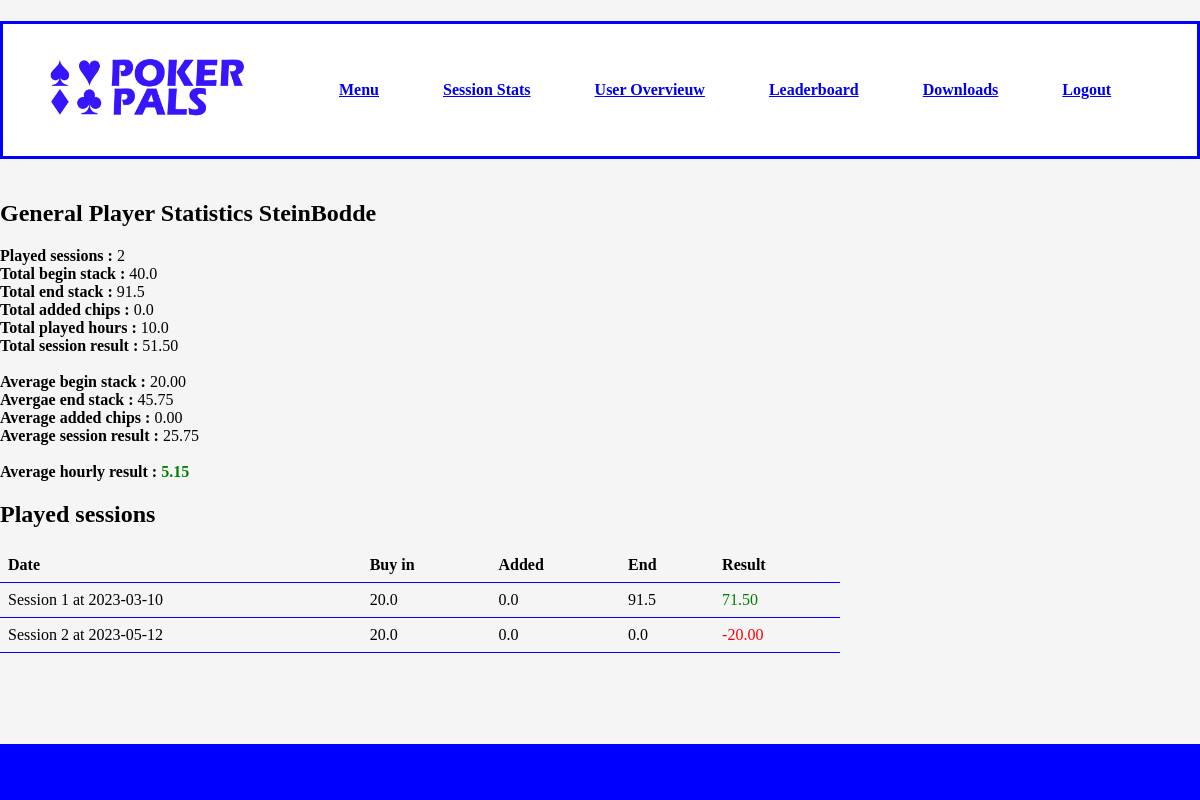
The app's page /userstats/SteinBodde/ (signed in) with its own data.
### base/models.py (models this page shows, shortened)
class UserSessions(models.Model):
    user = models.ForeignKey(User, on_delete=models.CASCADE)
    start_roll = models.FloatField(blank=False)
    added_chips = models.FloatField(blank=False)
    end_roll = models.FloatField(blank=False)
    session = models.ForeignKey(PokerPalsSessions, on_delete=models.CASCADE)
    approved = models.BooleanField(blank=False)
    approved_by = models.ForeignKey(User, on_delete=models.CASCADE, related_name='approved_by', null=True, blank=True)

class PokerPalsSessions(models.Model):
    date = models.DateField(null=True, blank=True)
    host = models.ForeignKey(User, on_delete=models.CASCADE)
    time_delta = models.FloatField(blank=False)
    small_blind = models.FloatField(blank=False)
    big_blind = models.FloatField(blank=False)
    seven_two_off = models.BooleanField(blank=False)
    straddle = models.BooleanField(blank=False)
    session_id = models.IntegerField(blank=True)
    def __str__(self):
        return f"Session {self.session_id} at {self.date}"

### base/views.py (the view)
# urls.py: path("userstats/<str:user_name>/", views.userstats, name="userstats"),
@login_required
def userstats(request, user_name):
    played_sessions = UserSessions.objects.filter(user__username = user_name)
    user_stats = player_info(user_name)
    context = {"played_sessions" : played_sessions, "user_stats" : user_stats, "name":user_name}
    return render(request, "base/userstats.html", context)

### base/templates/base/userstats.html
{%extends 'base/base.html'%}
{% load mathfilters %}
{%load static %}
{%block content%}
<h2> General Player Statistics {{ name}} </h2>
    <strong> Played sessions : </strong> {{user_stats.played_sessions}}<br>
    <strong> Total begin stack : </strong> {{user_stats.total_begin_stack}}<br>
    <strong> Total end stack : </strong> {{user_stats.total_end_stack}}<br>
    <strong> Total added chips : </strong> {{user_stats.total_added_chips}}<br>
    <strong> Total played hours : </strong> {{user_stats.total_played_hours}}<br>
    <strong> Total session result  : </strong> {{user_stats.total_session_profits|floatformat:2}}<br><br>
    <strong> Average begin stack : </strong> {{user_stats.average_begin_stack|floatformat:2}}<br>
    <strong> Avergae end stack : </strong> {{user_stats.average_end_stack|floatformat:2}}<br>
    <strong> Average added chips : </strong> {{user_stats.average_added_chips|floatformat:2}}<br>
    <strong> Average session result : </strong> {{user_stats.average_session_profit|floatformat:2}}<br><br>
    <strong> Average hourly result : </strong>
    {% if user_stats.average_hour_profit >= 0 %}
        <strong style="color:green;">{{ user_stats.average_hour_profit|floatformat:2 }}</strong>
    {% else %}
       <strong style="color:red;">{{ user_stats.average_hour_profit|floatformat:2 }}</strong>
    {% endif %}
    <br>
<h2> Played sessions </h2>
    <table>
        <tr>
          <th>Date</th>
          <th>Buy in</th>
          <th>Added</th>
          <th>End</th>
          <th>Result</th>
        </tr>
        {% for information in played_sessions %}
        <tr>
          <td>{{ information.session}}</td>
          <td>{{ information.start_roll}}</td>
          <td>{{ information.added_chips}}</td>
          <td>{{ information.end_roll}}</td>
          {% if information.end_roll|sub:information.added_chips|sub:information.start_roll >= 0 %}
              <td style="color:green;">{{ information.end_roll|sub:information.added_chips|sub:information.start_roll|floatformat:2}}</td>
          {% else %}
              <td style="color:red;">{{ information.end_roll|sub:information.added_chips|sub:information.start_roll|floatformat:2}}</td>
          {% endif %}
        </tr>
        {% endfor %}
      </table>
{%endblock content%}

### base/static/base/css/styles.css (style rules this page uses)
body { background-color: whitesmoke; margin: 0; }
table { border-collapse: collapse; width: 70%; }
th, td { padding: 8px; text-align: left; border-bottom: 1px solid blue; }
body { min-height: 100vh; display: flex; flex-direction: column; }

### records on screen
UserSessions: session "Session 1 at 2023-03-10", start_roll "20.0", added_chips "0.0", end_roll "91.5", end_roll|sub "71.50"
UserSessions: session "Session 2 at 2023-05-12", start_roll "20.0", added_chips "0.0", end_roll "0.0", end_roll|sub "-20.00"

### other values on screen
{{ name }} "SteinBodde"
{{ user_stats.played_sessions }} "2"
{{ user_stats.total_begin_stack }} "40.0"
{{ user_stats.total_end_stack }} "91.5"
{{ user_stats.total_added_chips }} "0.0"
{{ user_stats.total_played_hours }} "10.0"
{{ user_stats.total_session_profits|floatformat:2 }} "51.50"
{{ user_stats.average_begin_stack|floatformat:2 }} "20.00"
{{ user_stats.average_end_stack|floatformat:2 }} "45.75"
{{ user_stats.average_added_chips|floatformat:2 }} "0.00"
{{ user_stats.average_session_profit|floatformat:2 }} "25.75"
{{ user_stats.average_hour_profit|floatformat:2 }} "5.15"
